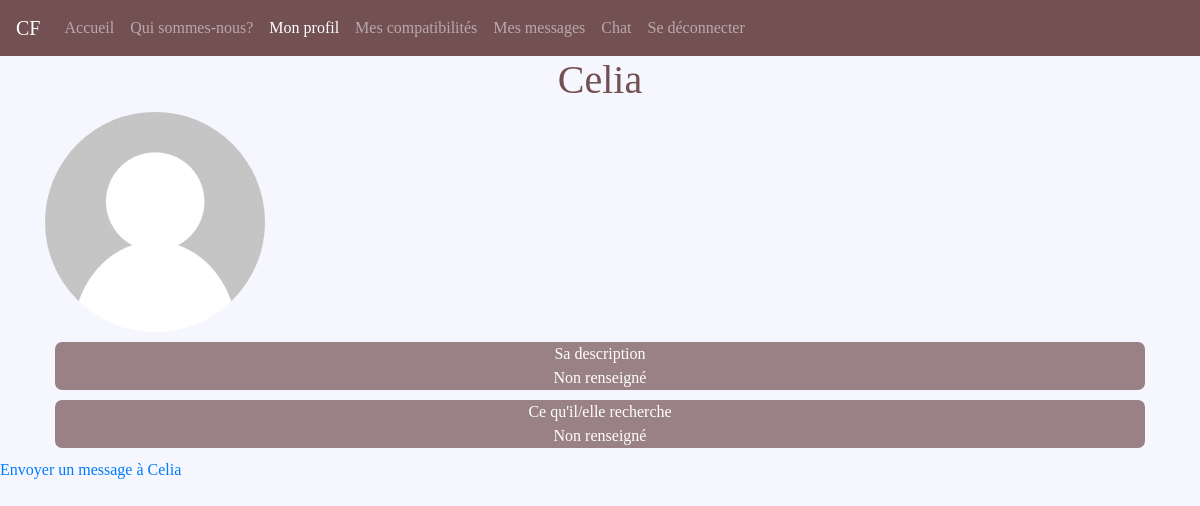
The page /profil/5 on the database its author committed.
### models.py (models this page shows, shortened)
class users(db.Model):
  __tablename__='users'
  __bind_key__ = 'users'
  _id = db.Column("id",db.Integer,primary_key=True)
  firstname = db.Column(db.String(100))
  lastname = db.Column(db.String(100))
  email = db.Column(db.String(120), unique=True)
  gender=db.Column(db.Integer) #=1 if man et 2 if woman
  man=db.Column(db.Integer)
  woman=db.Column(db.Integer)
  region=db.Column(db.Integer)
  same_region=db.Column(db.Integer)
  pwdhash = db.Column(db.String(54))
  image_file = db.Column(db.String(20), nullable=False, default='..\profile_pics\default.jpg')
  description = db.Column(db.String(200),default="Non renseigné")
  recherche=db.Column(db.String(200),default="Non renseigné")
  messages_sent = db.relationship('Message',foreign_keys='Message.sender_id',backref='author', lazy='dynamic')
  messages_received = db.relationship('Message',foreign_keys='Message.recipient_id',backref='recipient', lazy='dynamic')

### routes.py (the view)
@app.route('/profil/<id>',methods=['GET','POST'])
def profilext(id):
  user = users.query.filter_by(_id = id).first()
  image_file = url_for('static', filename='profile_pics/' + user.image_file)
  form=SendMessage()
  if form.validate_on_submit():
      if form.message.data:
          flash('Ton message a bien été envoyé!', 'success')
          form.message.data=None
          return render_template("profilext.html",user=user,image_file=image_file,form=form)
  return render_template("profilext.html",user=user,image_file=image_file,form=form)

### templates/profilext.html (shortened to what this page needs)
<!DOCTYPE html>
<html>
<head>
<link
rel="stylesheet"
href="https://stackpath.bootstrapcdn.com/bootstrap/4.4.1/css/bootstrap.min.css"
integrity="sha384-Vkoo8x4CGsO3+Hhxv8T/Q5PaXtkKtu6ug5TOeNV6gBiFeWPGFN9MuhOf23Q9Ifjh"
crossorigin="anonymous"
>
	<link rel="stylesheet" type="text/css" media="screen" href=../static/styles/base.css>
</head>
<body>
	 <div class="container-fluid">
      <div class="row">
        <nav class="col navbar navbar-expand-lg navbar-dark">
          <a class="navbar-brand">CF</a>
          <div id="navbarContent" class="collapse navbar-collapse">
            <ul class="navbar-nav">
              <li class="nav-item">
                <a class="nav-link" href="">Accueil</a>
              </li>
              <li class="nav-item">
                <a class="nav-link" href="#">Qui sommes-nous?</a>
              </li>
                 <li class="nav-item active">
                <a class="nav-link" href="{{url_for('profile')}}">Mon profil</a>
              </li>
                 <li class="nav-item">
                <a class="nav-link" href="{{url_for('compa')}}">Mes compatibilités</a>
              </li>
              <li class="nav-item">
                <a class="nav-link" href="#">Mes messages</a>
              </li>
              <li class="nav-item">
                <a class="nav-link" href="{{url_for('chat')}}">Chat</a>
              </li>
              <li class="nav-item">
                <a class="nav-link" href="{{ url_for('signout') }}">Se déconnecter</a>
              </li>
            </ul>
          </div>
        </nav>
      </div>
    </div>
  <div class= "container">
  <h1> {{ user.firstname }} </h1>
  <img class="rounded-circle account-img" src="{{ image_file }}"> <br>
  <div class="bloc">
    <div class="section_title"> Sa description </div>
    <div class="section_content"> {{ user.description }} </div>
    </div>
    <div class="bloc">
    <div class="section_title"> Ce qu'il/elle recherche </div>
    <div class="section_content"> {{ user.recherche }} </div>
    </div>
  </div>
  <a href={{url_for('send_message',id=user._id)}}> Envoyer un message à {{user.firstname}} </a>
</body>
  </html>

### static/styles/base.css (style rules this page uses)
body { font-family: "Apple Chancery, cursive"; color:#735153; background-color: rgba(211,211,256,0.2); }
h1 { text-align:center; }
.bloc { border: 1px ; height:100%; -moz-border-radius:7px; -webkit-border-radius:7px; border-radius:7px; background-color:rgba(115,81,83,0.7); color:white; align-items:center; text-align: center; margin: 10px; }
.navbar { background-color:#735153; }

### rows shown on the page
users: firstname "Celia", description "Non renseigné", recherche "Non renseigné"
